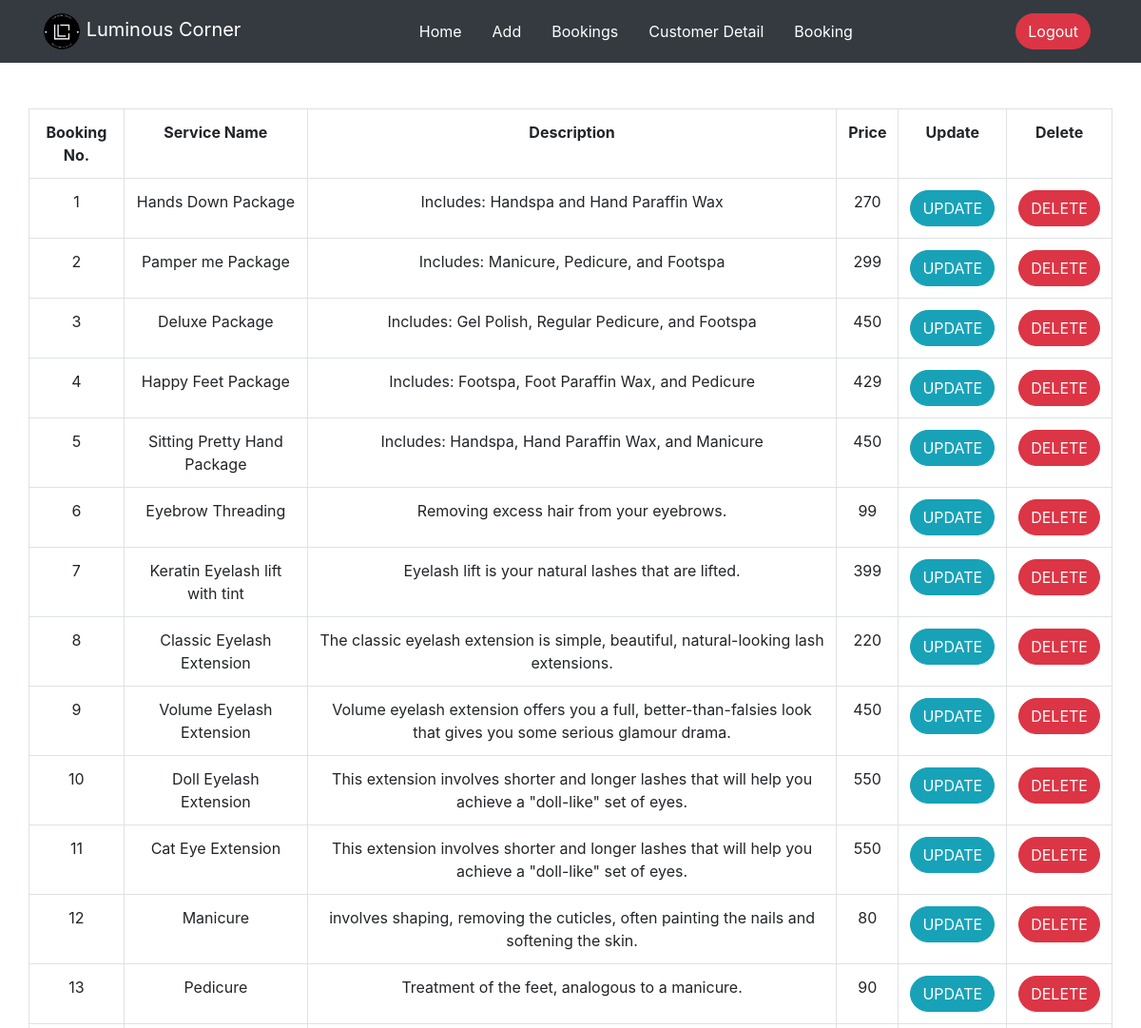
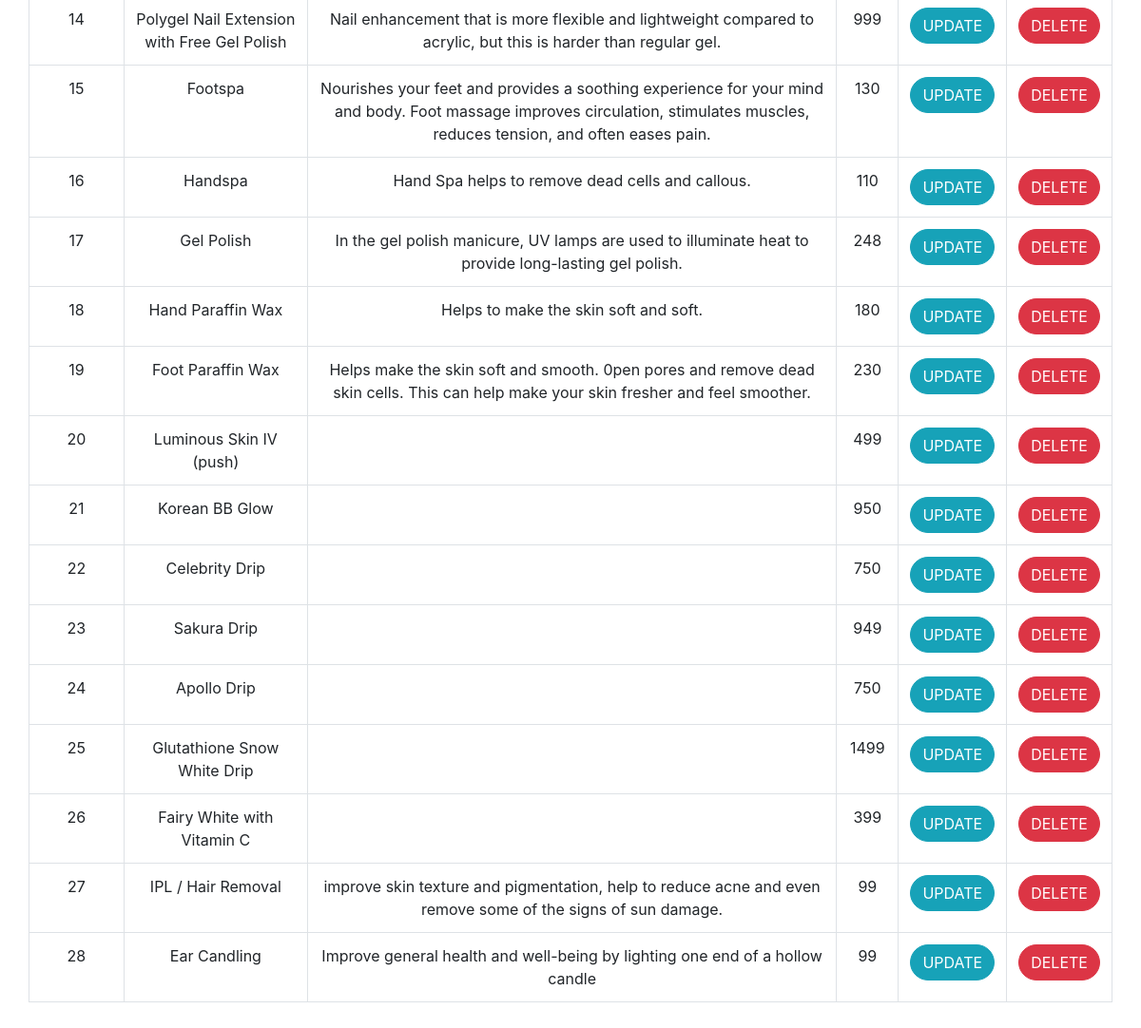
The page /admin/admin.php (signed in) on the database its author committed (2 pictures, top to bottom).
### tables this page shows
CREATE TABLE `service` (
  `id` int(255) NOT NULL,
  `serviceName` varchar(50) NOT NULL,
  `price` int(20) NOT NULL,
  `serviceImage` varchar(255) NOT NULL,
  `serviceDesc` varchar(255) NOT NULL
);

### admin/read.php (called while the page is built)
<?php
include('database.php');
$query = "SELECT * FROM service";
$query_result = mysqli_query($conn, $query);
?>

### admin/admin.php (the view, shortened to what this page needs)
<?php
   require('./read.php');
?>
<?php include('header.php')?>
<head>
  <link rel="stylesheet" type="text/css" href="style.css">
</head>
<body>
<?php include('./nav.php')?>
<div class="container">
  <div class="row text-center py-5">
      <table class='table table-bordered table-hover'>
        <tr class=text-center>
            <th>Booking No.</th>
            <th>Service Name</th>
            <th>Description</th>
            <th>Price</th>
            <th>Update</th>
            <th>Delete</th>
        </tr>
      <?php while($results = mysqli_fetch_array($query_result)) { ?>
      <tr>
        <td> <?php echo $results['id']; ?> </td>
        <td> <?php echo $results['serviceName']; ?> </td>
        <td> <?php echo $results['serviceDesc']; ?> </td>
        <td> <?php echo $results['price']; ?> </td>
        <td>
          <form action="update.php" method="post">
            <input type="submit" name="edit" value="UPDATE" class="btn btn-info">
          </form>
        </td>
        <td>
          <form action="delete.php" method="post">
            <input type="submit" name="delete" value="DELETE" class="btn btn-danger">
          </form>
        </td>
      </tr>
      <?php } ?>
  </div>
</div>
</body>

### admin/header.php (shortened to what this page needs)
<!DOCTYPE html>
<html lang="en">
<head>
    <link href="https://cdn.jsdelivr.net/npm/bootstrap@5.0.0-beta2/dist/css/bootstrap.min.css" rel="stylesheet">
    <link rel="stylesheet" href="https://maxcdn.bootstrapcdn.com/bootstrap/4.0.0/css/bootstrap.min.css">
    <link rel="stylesheet" href="https://use.fontawesome.com/releases/v5.8.2/css/all.css">
</head>

### admin/nav.php
<nav class="navbar navbar-expand-lg navbar-dark bg-dark ">
  <div class="container">
    <a class="navbar-brand" href="admin.php">
      <img src="favicon.png" alt="" width="40" height="40">
      Luminous Corner
    </a>
        <ul class="nav justify-content-end">
          <li class="nav-item">
            <a class="nav-link" href="admin.php">Home</a>
          </li>
          <li class="nav-item">
            <a class="nav-link" href="create.php">Add</a>
          </li>
          <li class="nav-item">
            <a class="nav-link" href="bookings.php">Bookings</a>
          </li>
          <li class="nav-item">
            <a class="nav-link" href="#">Customer Detail</a>
          </li>
          <li class="nav-item">
            <a class="nav-link" href="#">Booking</a>
          </li>
        </ul>
    <form action="logout.php" method="post">
      <button class="btn btn-danger me-2" type="submit">Logout</button>
    </form>
  </div>
</nav>

### admin/style.css (style rules this page uses)
.nav-link { color: white; }
.btn { border-radius: 30px; box-shadow: 0 2px 12px rgba(#3280e4, 0.5); }

### rows shown on the page
service: id "1", serviceName "Hands Down Package", serviceDesc "Includes: Handspa and Hand Paraffin Wax", price "270"
service: id "2", serviceName "Pamper me Package", serviceDesc "Includes: Manicure, Pedicure, and Footspa", price "299"
service: id "3", serviceName "Deluxe Package", serviceDesc "Includes: Gel Polish, Regular Pedicure, and Footspa", price "450"
service: id "4", serviceName "Happy Feet Package", serviceDesc "Includes: Footspa, Foot Paraffin Wax, and Pedicure", price "429"
service: id "5", serviceName "Sitting Pretty Hand Package", serviceDesc "Includes: Handspa, Hand Paraffin Wax, and Manicure", price "450"
service: id "6", serviceName "Eyebrow Threading", serviceDesc "Removing excess hair from your eyebrows.", price "99"
service: id "7", serviceName "Keratin Eyelash lift with tint", serviceDesc "Eyelash lift is your natural lashes that are lifted.", price "399"
service: id "8", serviceName "Classic Eyelash Extension", serviceDesc "The classic eyelash extension is simple, beautiful, natural-looking lash extensions.", price "220"
service: id "9", serviceName "Volume Eyelash Extension", serviceDesc "Volume eyelash extension offers you a full, better-than-falsies look that gives you some serious glamour drama.", price "450"
service: id "10", serviceName "Doll Eyelash Extension", serviceDesc "This extension involves shorter and longer lashes that will help you achieve a \"doll-like\" set of eyes.", price "550"
service: id "11", serviceName "Cat Eye Extension", serviceDesc "This extension involves shorter and longer lashes that will help you achieve a \"doll-like\" set of eyes.", price "550"
service: id "12", serviceName "Manicure", serviceDesc "involves shaping, removing the cuticles, often painting the nails and softening the skin.", price "80"
service: id "13", serviceName "Pedicure", serviceDesc "Treatment of the feet, analogous to a manicure.", price "90"
service: id "14", serviceName "Polygel Nail Extension with Free Gel Polish", serviceDesc "Nail enhancement that is more flexible and lightweight compared to acrylic, but this is harder than regular gel.", price "999"
service: id "15", serviceName "Footspa", serviceDesc "Nourishes your feet and provides a soothing experience for your mind and body. Foot massage improves circulation, stimulates muscles, reduces tension, and often eases pain.", price "130"
service: id "16", serviceName "Handspa", serviceDesc "Hand Spa helps to remove dead cells and callous.", price "110"
service: id "17", serviceName "Gel Polish", serviceDesc "In the gel polish manicure, UV lamps are used to illuminate heat to provide long-lasting gel polish.", price "248"
service: id "18", serviceName "Hand Paraffin Wax", serviceDesc "Helps to make the skin soft and soft.", price "180"
service: id "19", serviceName "Foot Paraffin Wax", serviceDesc "Helps make the skin soft and smooth. 0pen pores and remove dead skin cells. This can help make your skin fresher and feel smoother.", price "230"
service: id "20", serviceName "Luminous Skin IV (push)", price "499"
service: id "21", serviceName "Korean BB Glow", price "950"
service: id "22", serviceName "Celebrity Drip", price "750"
service: id "23", serviceName "Sakura Drip", price "949"
service: id "24", serviceName "Apollo Drip", price "750"
service: id "25", serviceName "Glutathione Snow White Drip", price "1499"
service: id "26", serviceName "Fairy White with Vitamin C", price "399"
service: id "27", serviceName "IPL / Hair Removal", serviceDesc "improve skin texture and pigmentation, help to reduce acne and even remove some of the signs of sun damage.", price "99"
service: id "28", serviceName "Ear Candling", serviceDesc "Improve general health and well-being by lighting one end of a hollow candle", price "99"
